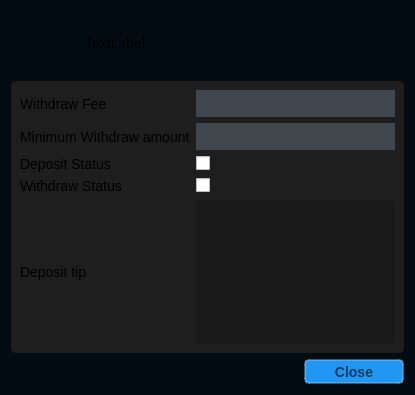
<?xml version="1.0" encoding="UTF-8"?>
<ui version="4.0">
 <class>CENTAUR_NAMESPACE::AssetDetailDialog</class>
 <widget class="QDialog" name="CENTAUR_NAMESPACE::AssetDetailDialog">
  <property name="geometry">
   <rect>
    <x>0</x>
    <y>0</y>
    <width>415</width>
    <height>395</height>
   </rect>
  </property>
  <property name="font">
   <font/>
  </property>
  <property name="windowTitle">
   <string>Asset detail</string>
  </property>
  <property name="styleSheet">
   <string notr="true">QDialog{
background-color:  rgb(3,12,19);
border: 0px;
border-top-left-radius: 0px;
border-top-right-radius: 0px;
border-bottom-left-radius: 0px;
border-bottom-right-radius: 0px;
}

QLabel{
font-size:  14px;
}
QLabel#serverLabel{
font-size:  25px;
}


QPushButton{
font-size: 14px;
font-weight: 600;
color:  #0D3C61;
border: 0px;
border-radius:  5px;
background-color: #2196f3;
}

QPushButton:default{
font-size: 14px;
font-weight: 800;
color:  #0d3C61;
border: 0px;
border-radius:  5px;
border: 2px solid rgba(144,203,249,100);
background-color: #2196f3;
}



QPushButton:hover, QPushButton:hover:default{
	background-color:  #339EF4;
}

QPushButton:pressed{
background-color:  #68B8F7;
}

QPushButton:pressed:default{
background-color:  #68B8F7;
}

QPushButton:disabled{
color: #c0c0c0;
background-color: #9D9EA4;
}

QLineEdit{
font-size: 14px;
border: 0px;
color: rgb(225,225,255);
background-color: rgb(63,70,76);
border-radius:  0px;
border-bottom: 2px solid  rgb(63,70,76);
min-height: 25px;
padding: 0 0 0 5;
}


QLineEdit:hover{
background-color:  rgb(78,85,90);
border-bottom: 2px solid #6ec6ff;
}

QLineEdit:focus{
color: white;
background-color:  rgb(94,100,105);
border-bottom: 2px solid rgb(33,150,243);
}

QGroupBox {
	font-size: 14px;
    background-color: rgb(26,34,40);
    border-radius: 5px;
    margin-top: 18px; /* leave space at the top for the title */
}

QGroupBox::title {
    subcontrol-origin: margin;
    subcontrol-position: top left; /* position at the top center */
    padding: 0 3px;
}

QComboBox {
    border: 1px solid gray;
    min-width: 6em;
	font-size: 14px;
	border: 0px;
	color: rgb(225,225,255);
	background-color: rgb(63,70,76);
	border-radius:  0px;
	border-bottom: 2px solid  rgb(63,70,76);
	min-height: 25px;
	padding: 0 0 0 5;
}


QComboBox:editable {
    color: black;
}



QComboBox::down-arrow {
    border-image: url(:/ui/global/drop-down) 5 5 5 5 stretch stretch;
}

QComboBox:hover{
background-color:  rgb(78,85,90);
border: 2px solid #6ec6ff;
}

QComboBox:focus{
color: white;
background-color:  rgb(94,100,105);
border: 2px solid rgb(33,150,243);
}

QComboBox:editable {
    background: white;
}

QComboBox:!editable, QComboBox::drop-down:editable {
   background-color:  rgb(94,100,105);
}

/* QComboBox gets the &quot;on&quot; state when the popup is open */
QComboBox:!editable:on, QComboBox::drop-down:editable:on {
    background-color: rgb(63,70,76)
}

QComboBox:on { /* shift the text when the popup opens */
    padding-top: 3px;
    padding-left: 4px;
}

QComboBox::drop-down {
    subcontrol-origin: padding;
    subcontrol-position: top right;
    width: 15px;

    border-left-width: 1px;
    border-left-color: darkgray;
    border-left-style: solid; /* just a single line */
    border-top-right-radius: 3px; /* same radius as the QComboBox */
    border-bottom-right-radius: 3px;
}



</string>
  </property>
  <layout class="QVBoxLayout" name="verticalLayout">
   <item>
    <layout class="QHBoxLayout" name="horizontalInfoLayout">
     <property name="spacing">
      <number>10</number>
     </property>
     <property name="sizeConstraint">
      <enum>QLayout::SetMinimumSize</enum>
     </property>
     <property name="leftMargin">
      <number>0</number>
     </property>
     <item>
      <widget class="QLabel" name="image">
       <property name="minimumSize">
        <size>
         <width>32</width>
         <height>32</height>
        </size>
       </property>
       <property name="maximumSize">
        <size>
         <width>64</width>
         <height>64</height>
        </size>
       </property>
       <property name="text">
        <string/>
       </property>
      </widget>
     </item>
     <item>
      <widget class="QLabel" name="coinName">
       <property name="minimumSize">
        <size>
         <width>0</width>
         <height>64</height>
        </size>
       </property>
       <property name="maximumSize">
        <size>
         <width>16777215</width>
         <height>64</height>
        </size>
       </property>
       <property name="font">
        <font>
         <pointsize>-1</pointsize>
        </font>
       </property>
       <property name="text">
        <string>TextLabel</string>
       </property>
      </widget>
     </item>
    </layout>
   </item>
   <item>
    <widget class="QFrame" name="frame">
     <property name="styleSheet">
      <string notr="true">QFrame{
background-color: rgb(30,30,30);
border-radius: 5px;
border-left: 0px;
border-right: 0px;
border-top: 0px;
border-bottom: 0px;
}

QLabel{
border:0px;
}

/*border-left: 20px solid */
</string>
     </property>
     <property name="frameShape">
      <enum>QFrame::StyledPanel</enum>
     </property>
     <property name="frameShadow">
      <enum>QFrame::Raised</enum>
     </property>
     <layout class="QVBoxLayout" name="verticalLayout_2">
      <item>
       <layout class="QGridLayout" name="gridLayout">
        <item row="3" column="1">
         <widget class="QLabel" name="labelWithdrawStatus">
          <property name="text">
           <string>Withdraw Status</string>
          </property>
         </widget>
        </item>
        <item row="0" column="1">
         <widget class="QLabel" name="labelWithdraw">
          <property name="text">
           <string>Withdraw Fee</string>
          </property>
         </widget>
        </item>
        <item row="5" column="1">
         <widget class="QLabel" name="labelTip">
          <property name="text">
           <string>Deposit tip</string>
          </property>
         </widget>
        </item>
        <item row="1" column="1">
         <widget class="QLabel" name="labelMinimum">
          <property name="text">
           <string>Minimum Withdraw amount</string>
          </property>
         </widget>
        </item>
        <item row="2" column="1">
         <widget class="QLabel" name="labelDepositStatus">
          <property name="text">
           <string>Deposit Status</string>
          </property>
         </widget>
        </item>
        <item row="2" column="2">
         <widget class="QCheckBox" name="checkBoxDeposit">
          <property name="text">
           <string/>
          </property>
         </widget>
        </item>
        <item row="3" column="2">
         <widget class="QCheckBox" name="checkBoxWithdraw">
          <property name="text">
           <string/>
          </property>
         </widget>
        </item>
        <item row="5" column="2">
         <widget class="QTextEdit" name="textEditTip">
          <property name="styleSheet">
           <string notr="true">QTextEdit {
    border: 0px;
    background-color: rgb(25, 25, 25);
    border-radius: 5px;
    min-height: 25px;
    padding: 0 0 0 10;
}

QTextEdit:hover {
    background-color: rgb(35, 35, 35);
}

QTextEdit:focus {
    background-color: rgb(45, 45, 45);
}
</string>
          </property>
          <property name="documentTitle">
           <string/>
          </property>
          <property name="readOnly">
           <bool>true</bool>
          </property>
         </widget>
        </item>
        <item row="1" column="2">
         <widget class="QLineEdit" name="lineEditMinimum"/>
        </item>
        <item row="0" column="2">
         <widget class="QLineEdit" name="lineEditFee"/>
        </item>
       </layout>
      </item>
     </layout>
    </widget>
   </item>
   <item>
    <layout class="QHBoxLayout" name="horizontalLayout">
     <item>
      <spacer name="horizontalSpacer">
       <property name="orientation">
        <enum>Qt::Horizontal</enum>
       </property>
       <property name="sizeHint" stdset="0">
        <size>
         <width>40</width>
         <height>20</height>
        </size>
       </property>
      </spacer>
     </item>
     <item>
      <widget class="QPushButton" name="btnClose">
       <property name="minimumSize">
        <size>
         <width>100</width>
         <height>25</height>
        </size>
       </property>
       <property name="text">
        <string>Close</string>
       </property>
      </widget>
     </item>
    </layout>
   </item>
  </layout>
 </widget>
 <resources/>
 <connections/>
</ui>
